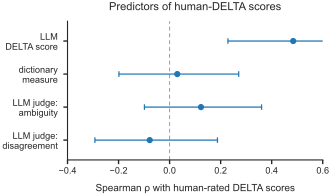

Write the Python code that produced this figure.
"""Forest plot: Spearman correlation of hum_delta against four comparators,
with bootstrap 95% CIs.

Bootstrap resamples human raters (stratified by
policy × party), recomputing hum_delta each iteration, hold the comparators
fixed. Treats the 20 policies as fixed stimuli; the CI captures
"if we'd seen different humans rating the same policies, how stable is this
correlation?"
"""

import sys
from pathlib import Path

import matplotlib.pyplot as plt
import numpy as np
import pandas as pd

from delta.scoring import disagreement, revealed_probability

sys.path.insert(0, str(Path(__file__).resolve().parents[1]))
from plot_style import FIG_WIDTH, set_style

HERE = Path(__file__).resolve().parent
SCORES_PATH = HERE / "all_scores.csv"
PARTY_PATH = HERE / "rater_party.csv"
PROBS_PATH = HERE / "human_probs.csv"
OUT_PATH = HERE / "forest_plot_human_experiment.pdf"

TARGET = "hum_delta"
# (column, label, sign). sign=-1 flips the comparator so all axes point the
# same way (higher = more ambiguous). Concreteness measures the opposite of
# ambiguity, so we negate it before correlating; the plotted ρ has flipped
# sign accordingly. CIs come out clean (vs. taking |ρ|, which folds the
# bootstrap distribution and biases it upward for true ρ near zero).
COMPARATORS = [
    ("sim_delta",          "LLM\nDELTA score",       +1),
    ("concreteness_mean", "dictionary\nmeasure",    -1),
    ("judge_ambiguity",    "LLM judge:\nambiguity",  +1),
    ("judge_disagreement", "LLM judge:\ndisagreement", +1),
]

N_BOOT = 2000
BOOT_SEED = 0
CI_LO, CI_HI = 2.5, 97.5


def spearman(a, b):
    """Spearman ρ as Pearson on ranks (avoids the scipy dependency)."""
    ra = pd.Series(a).rank().to_numpy()
    rb = pd.Series(b).rank().to_numpy()
    return np.corrcoef(ra, rb)[0, 1]


def build_rater_party_map():
    """Party per rater, indexed by the integer rater id used in
    human_probs.csv. rater_party.csv is written by convert_human_ratings.py
    alongside human_probs.csv."""
    party = pd.read_csv(PARTY_PATH).sort_values("rater")
    assert (party["rater"].to_numpy() == np.arange(len(party))).all(), \
        "rater ids must be contiguous from 0"
    return party["party"].to_numpy()  # indexed by integer rater id


def build_revealed_array():
    """Dense (n_policies, n_cases, n_raters) array of per-rater revealed-prob.

    revealed_prob_ipc = ( permit_ipc + (1 − prohibit_ipc) ) / 2,
    with NaN where the rater didn't see (policy, case).
    """
    df = pd.read_csv(PROBS_PATH)
    comply = df[df["prompt"] == 0][["rater", "policy", "case", "prob_yes"]].rename(
        columns={"prob_yes": "permit"}
    )
    violate = df[df["prompt"] == 1][["rater", "policy", "case", "prob_yes"]].rename(
        columns={"prob_yes": "prohibit"}
    )
    rp = comply.merge(violate, on=["rater", "policy", "case"], how="inner")
    rp["revealed"] = revealed_probability(rp["permit"], rp["prohibit"])

    policies = sorted(rp["policy"].unique())
    cases = sorted(rp["case"].unique())
    raters = sorted(rp["rater"].unique())
    p_idx = {p: i for i, p in enumerate(policies)}
    c_idx = {c: i for i, c in enumerate(cases)}
    r_idx = {r: i for i, r in enumerate(raters)}

    arr = np.full((len(policies), len(cases), len(raters)), np.nan)
    arr[
        rp["policy"].map(p_idx).to_numpy(),
        rp["case"].map(c_idx).to_numpy(),
        rp["rater"].map(r_idx).to_numpy(),
    ] = rp["revealed"].to_numpy()
    return arr, policies, raters


def policy_delta_scores(arr):
    """Per-policy hum_delta on the unweighted-mean aggregation:
        per-cell  = 4 * mean_r rp * (1 − mean_r rp)
        per-policy = mean over cases.
    """
    with np.errstate(invalid="ignore"):
        mean_r = np.nanmean(arr, axis=2)
    per_cell = disagreement(mean_r)
    return np.nanmean(per_cell, axis=1)


def main():
    scores = pd.read_csv(SCORES_PATH).sort_values("policy").reset_index(drop=True)
    arr, policy_ids, rater_ids = build_revealed_array()
    rater_to_party = build_rater_party_map()
    # rater_to_party is indexed by 0..N-1 in tidy order — same id space as
    # the `rater` integers in human_probs.csv (set up by convert_human_ratings.py).
    assert len(rater_to_party) >= max(rater_ids) + 1, "rater id space mismatch"
    party_by_rater = rater_to_party[np.array(rater_ids)]
    unique_parties = sorted(set(party_by_rater))

    # Sanity-check: scores file row order must match arr's policy axis.
    assert list(scores["policy"]) == policy_ids, "policy ordering mismatch"

    # Pre-organize per-policy (party → array of rater rows). Each rater either
    # rated all of a policy's cases or none, so coverage is detected on the
    # first case. (A small minority of raters cover only a subset of cases
    # for a policy; nanmean/nanstd handle that.)
    policy_data = []
    for p_i in range(arr.shape[0]):
        # A rater is "in" policy p_i if they rated any case of it.
        valid = np.where(np.any(~np.isnan(arr[p_i]), axis=0))[0]
        parties_for_valid = party_by_rater[valid]
        by_party = []
        for party in unique_parties:
            mask = parties_for_valid == party
            if mask.any():
                # arr[p_i] is (n_cases, n_raters); pick the valid raters for this party.
                by_party.append(arr[p_i][:, valid[mask]])
        policy_data.append(by_party)

    print("Stratified-bootstrap cell sizes (raters per policy × party):")
    print("  policy  " + "  ".join(f"{p:>11}" for p in unique_parties) + "   total")
    for p_i in range(arr.shape[0]):
        sizes = {party: 0 for party in unique_parties}
        for party, party_arr in zip(unique_parties, [None] * len(unique_parties)):
            pass  # placeholder
        # Re-derive sizes for the printout (cheap):
        valid = np.where(np.any(~np.isnan(arr[p_i]), axis=0))[0]
        parties_for_valid = party_by_rater[valid]
        for party in unique_parties:
            sizes[party] = int((parties_for_valid == party).sum())
        cells_row = "  ".join(f"{sizes[party]:>11}" for party in unique_parties)
        print(f"  {p_i:>6}  {cells_row}   {sum(sizes.values()):>5}")

    def bootstrap_delta(rng):
        out = np.empty(arr.shape[0])
        for p_i, by_party in enumerate(policy_data):
            resamples = []
            for party_arr in by_party:
                k = party_arr.shape[1]
                ix = rng.integers(0, k, size=k)
                resamples.append(party_arr[:, ix])
            stacked = np.concatenate(resamples, axis=1)  # (n_cases, n_total)
            with np.errstate(invalid="ignore"):
                mean_r = np.nanmean(stacked, axis=1)
            per_cell = disagreement(mean_r)
            out[p_i] = np.nanmean(per_cell)
        return out

    # Point estimate from the unresampled array, to confirm we reproduce the
    # value in all_scores.csv.
    point_delta = policy_delta_scores(arr)
    target_csv = scores[TARGET].to_numpy()
    print(f"\nReproduction check: max |bootstrap_delta − csv| = "
          f"{np.max(np.abs(point_delta - target_csv)):.2e}")

    rng = np.random.default_rng(BOOT_SEED)
    rho_boot = {col: np.empty(N_BOOT) for col, _, _ in COMPARATORS}
    for b in range(N_BOOT):
        leg = bootstrap_delta(rng)
        for col, _, sign in COMPARATORS:
            rho_boot[col][b] = spearman(leg, sign * scores[col].to_numpy())

    rows = []
    for col, label, sign in COMPARATORS:
        rho = spearman(point_delta, sign * scores[col].to_numpy())
        lo, hi = np.nanpercentile(rho_boot[col], [CI_LO, CI_HI])
        rows.append({"col": col, "label": label, "rho": rho, "lo": lo, "hi": hi})
    res = pd.DataFrame(rows)
    print()
    print(res.to_string(index=False, float_format=lambda v: f"{v:+.3f}"))

    set_style()
    fig, ax = plt.subplots(figsize=(FIG_WIDTH, 1.8))

    bar_color = "tab:blue"
    y_pos = np.arange(len(res))[::-1]
    for yp, (_, r) in zip(y_pos, res.iterrows()):
        ax.errorbar(
            r["rho"], yp,
            xerr=[[r["rho"] - r["lo"]], [r["hi"] - r["rho"]]],
            fmt="o", color=bar_color, ecolor=bar_color,
            markersize=3.5, capsize=2, elinewidth=0.9, capthick=0.9,
        )

    ax.axvline(0, color="0.6", lw=0.7, ls=(0, (4, 3)), zorder=0)

    ax.set_yticks(y_pos)
    ax.set_yticklabels(res["label"])
    ax.set_ylim(-0.6, len(res) - 0.4)
    ax.set_xlim(-0.4, 0.6)
    ax.set_xticks(np.arange(-0.4, 0.61, 0.2))
    ax.tick_params(axis="y", length=3, pad=4)
    ax.tick_params(axis="x", length=3, pad=2)

    ax.set_xlabel("Spearman ρ with human-rated DELTA scores", labelpad=6)
    ax.set_title("Predictors of human-DELTA scores", pad=8)

    ax.spines[["top", "right"]].set_visible(False)
    ax.spines["bottom"].set_linewidth(0.8)
    ax.spines["left"].set_linewidth(0.8)

    # CreationDate=None keeps the PDF byte-identical across runs.
    fig.savefig(OUT_PATH, bbox_inches="tight", pad_inches=0.02,
                metadata={"CreationDate": None})
    print(f"\nWrote {OUT_PATH}")


if __name__ == "__main__":
    main()
